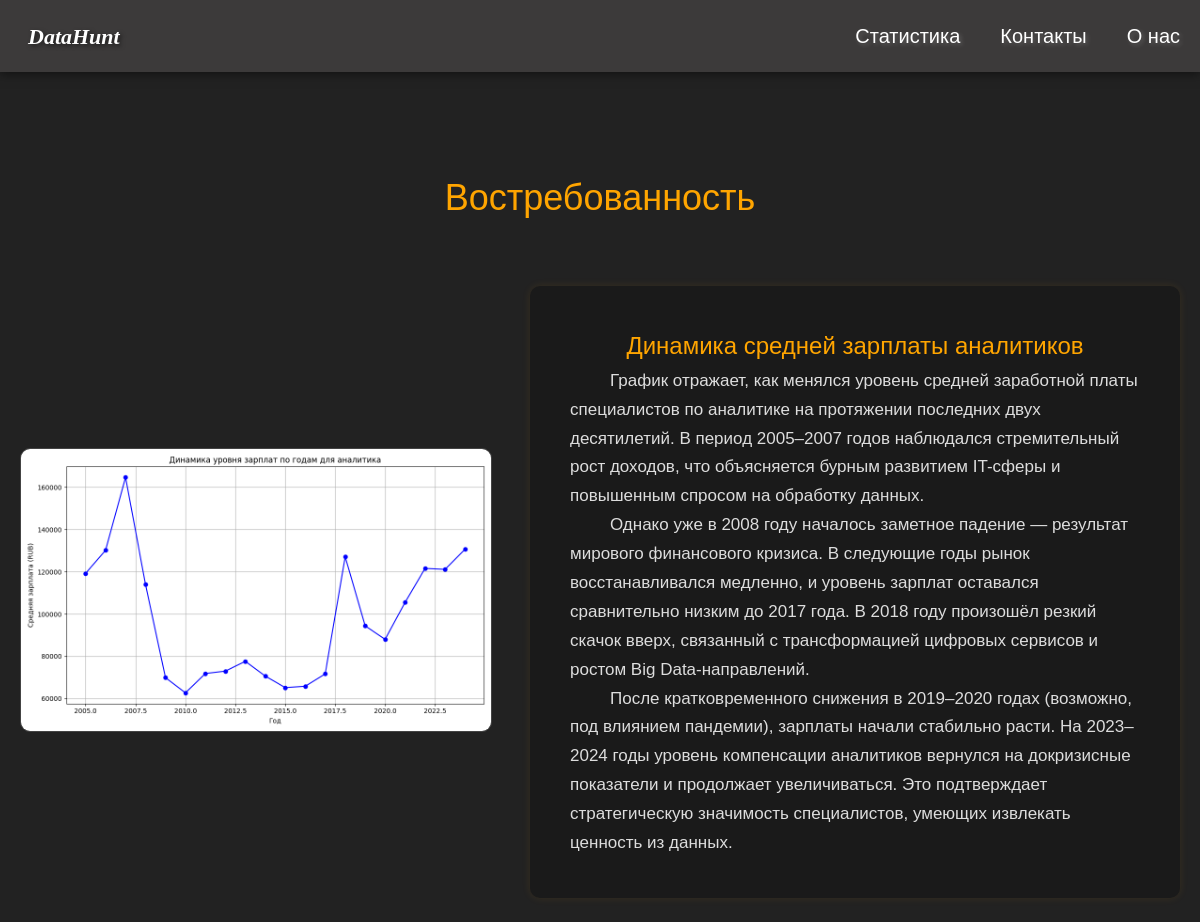
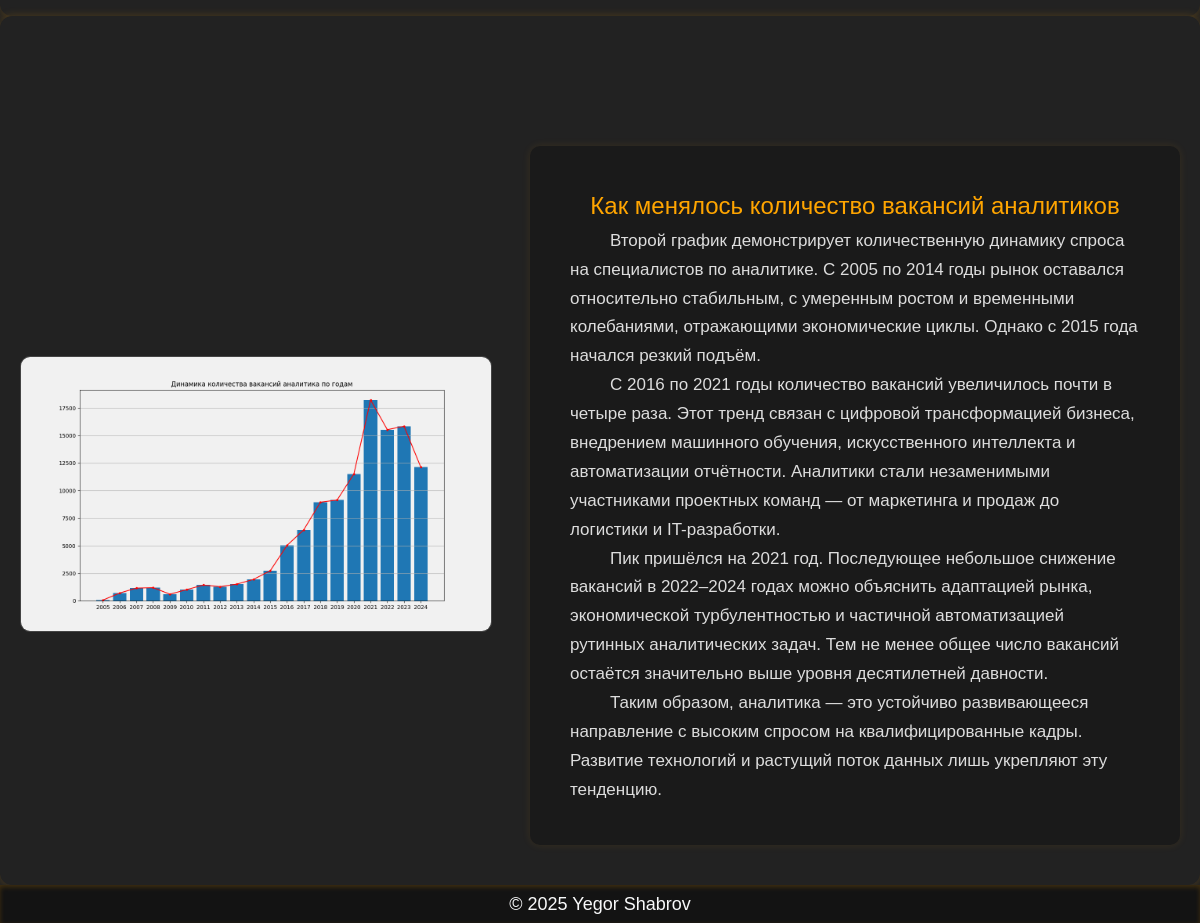
/statistics/Demand/, run on the app's committed database (2 pictures, top to bottom).
### main/models.py (models this page shows, shortened)
class Article(models.Model):
    title = models.CharField(max_length=200)
    content = models.TextField()
    slug = models.SlugField(max_length=200, unique=True, blank=True, null=True)

### main/views.py (the view)
# urls.py: path('statistics/<slug:slug>/', views.article_direct, name='article_direct'),
def article_direct(request, slug):
    article = Article.objects.get(slug=slug)
    return render(request, 'main/article_direct.html', {'article': article})

### main/templates/main/article_direct.html (shortened to what this page needs)
{% extends 'article_list.html' %}
{% load static %}
{% block content %}
<div class="top-spacer"></div>
<div>
    {{ article.content|safe }}
</div>
{% endblock %}

### main/templates/article_list.html (shortened to what this page needs)
{% load static %}
<!DOCTYPE html>
<html lang="en">
<head>
    <link rel="stylesheet" href="{% static 'css/reset.css' %}">
    <link rel="stylesheet" href="{% static 'css/static.css' %}">
    <link href="https://unpkg.com/aos@2.3.1/dist/aos.css" rel="stylesheet">
</head>
<body>
    <header>
        <div class="header_logo">
            <a href="{% url 'home' %}">DataHunt</a>
        </div>
        <ul class="navbar-nav-right" id="nav-menu">
            <li class="nav-item dropdown">
                <a class="nav-link" href="#">Статистика</a>
            </li>
            <li>
                <a class="nav-link " href="{% url 'article_direct' slug='contact' %}">Контакты</a>
            </li>
            <li class="nav-item">
                <a class="nav-link" href="{% url 'article_direct' slug='about' %}">О нас</a>
            </li>
        </ul>
    </header>
    <main class="container content">
        {% block content %}
        {% endblock %}
    </main>
    <footer class="footer">
        <p class="text-muted">© 2025 Yegor Shabrov</p>
    </footer>
</body>
</html>

### main/static/css/static.css (style rules this page uses)
@media (min-width: 768px) { header { z-index: 1000; position: fixed; top: 0; left: 0; right: 0; background-color: #3c3a3a; color: white; display: flex; justify-content: space-between; align-items: center; box-shadow: 0 2px 10px rgba(0, 0, 0, 0.5); } }
@media (min-width: 768px) { .header_logo { padding-top: 0.15%; padding-left: 1.5%; } }
@media (min-width: 768px) { .navbar-nav-right { display: flex; font-size: 20px; text-shadow: 2px 2px 4px rgba(255, 255, 255, 0.2); } }
@media (min-width: 768px) { .nav-link { display: block; padding: 26px 20px; text-decoration: none; } }
@media (min-width: 768px) { .nav-item.dropdown { position: relative; } }
.header_logo a { color: white; font-family: 'Alex Brush', cursive; font-size: 22px; padding: 26px 20px 26px 10px; font-weight: bold; font-style: italic; text-shadow: 2px 2px 4px rgba(0, 0, 0, 0.5); }
body { background-color: #222222; margin: 0; font-family: 'Segoe UI', sans-serif; color: white; }
html { scrollbar-width: thin; scrollbar-color: #3c3a3a #1f1f1f; }
.navbar-nav-right { list-style: none; margin: 0; padding: 0; }
.navbar-nav-right li { margin: 0; }
.footer { background-color: #131313; color: #f8f9fa; text-align: center; padding: 10px 0; font-size: 18px; box-shadow: inset 0 2px 5px rgba(255, 165, 0, 0.2); }
.top-spacer { display: flex; height: 60px; width: 100%; background-color: transparent; }

### data on the page
Article: content "Востребованность Динамика средней зарплаты аналитиков График отражает, как менялся уровень средней заработной платы специалистов по аналитике на протяжении последних двух десятилетий. В период 2005–2007 годов наблюдался стремительный рост доходов, что объясняется бурным развитием IT-сферы и повышенным спросом на обработку данных. Однако уже в 2008 году началось заметное падение — результат мирового финансового кризиса. В следующие годы рынок восстанавливался медленно, и уровень зарплат оставался сравнительно низким до 2017 года. В 2018 году произошёл резкий скачок вверх, связанный с трансформацией цифровых сервисов и ростом Big Data-направлений. После кратковременного снижения в 2019–2020…", content (picture)
